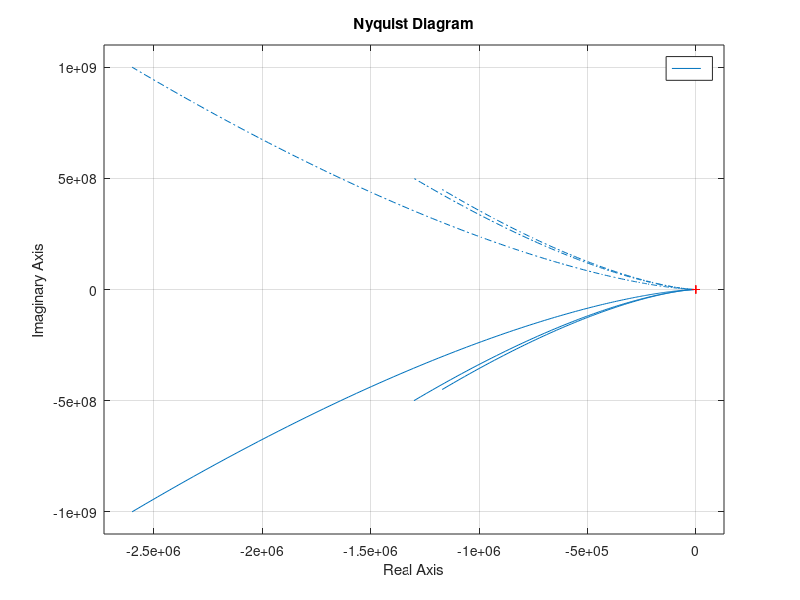

Write the MATLAB code that produced this figure.
s = tf('s');
G = (s + 4) / (s * (s^2 + 0.6 * s + 1) * (s + 6));
G_1 = 1 / G;
theta = 0:0.01:2*pi;
plot(-1 + 0.5*exp(i*theta));
hold
nyquist(G_1);
nyquist(0.5*G_1);
nyquist(0.45*G_1);
